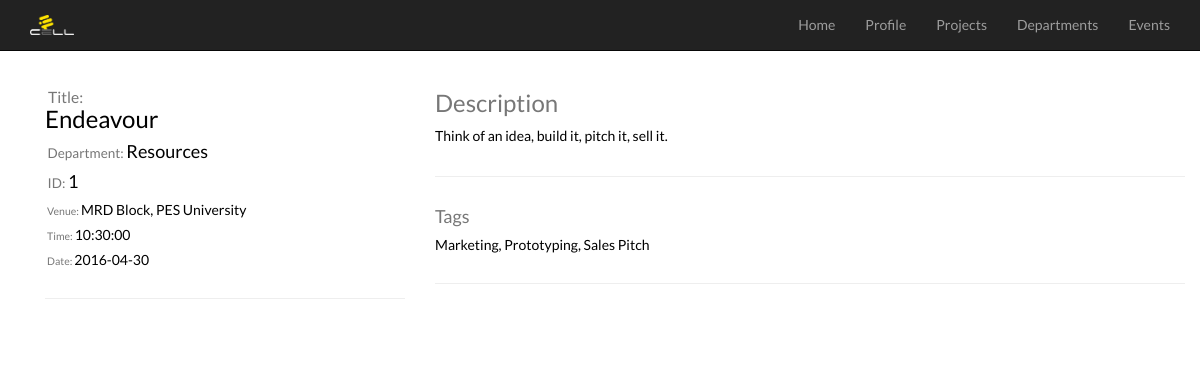
/event_profile.php?id=1, run on the app's committed database.
### tables this page shows
CREATE TABLE IF NOT EXISTS `events` (
  `ID` varchar(16) NOT NULL,
  `Title` varchar(45) DEFAULT NULL,
  `Description` varchar(255) DEFAULT NULL,
  `Dep_ID` varchar(16) DEFAULT NULL,
  `Venue` varchar(45) DEFAULT NULL,
  `Time` varchar(10) DEFAULT NULL,
  `Date` varchar(10) DEFAULT NULL,
  `Tag` varchar(45) DEFAULT NULL,
  `Status` varchar(45) DEFAULT NULL
);

CREATE TABLE IF NOT EXISTS `departments` (
  `ID` varchar(16) NOT NULL,
  `Name` varchar(45) DEFAULT NULL,
  `Description` varchar(255) NOT NULL
);

### event_profile.php (the view, shortened to what this page needs)
<html><head>
		<link href="bootstrap/css/bootstrap.min.css" rel="stylesheet">
		<link href="Nav_styles.css" rel="stylesheet" type="text/css">
        <?php
			$dbhost='localhost';
			$dbuser='sood' ;
			$dbpass='1234' ;
			$conn=mysql_connect($dbhost,$dbuser,$dbpass);
			$ev_sql="Select * from events where ID = '".$_GET[ "id"]. "'";
			$retval=mysql_query($ev_sql,$conn);
			$event=mysql_fetch_array($retval, MYSQL_ASSOC);
			$dep_sql="Select Name from departments where ID= '" .$event["Dep_ID"]. "'";
			$dep_res=mysql_query($dep_sql,$conn);
			$dep_row=mysql_fetch_array($dep_res,MYSQL_ASSOC);
			?>
    </head><body>
        <div class="navbar navbar-default navbar-fixed-top navbar-inverse">
            <div class="container">
                <div class="navbar-header">
                    <a class="navbar-brand"><img height="20" alt="Brand" src="ECell Logo White.png" class="center-block"></a>
                </div>
                <div class="collapse navbar-collapse" id="navbar-ex-collapse">
                    <ul class="nav navbar-nav navbar-right" id="nav-menu">
                        <li class="">
                            <a href="home.php">Home</a>
                        </li>
                        <li>
                            <a href=<?php echo '"profile.php?usn='.$_SESSION["usn"].'"'?>>Profile</a>
                        </li>
                        <li>
                            <a href="projectlist.php">Projects</a>
                        </li>
                        <li class="dropdown" id="nav-deps">
                            <a href="#" class="dropdown-toggle" data-toggle="dropdown" role="button" aria-expanded="false">Departments<br><i class="fa fa-caret-down"></i></a>
                        </li>
                        <li>
                            <a href="eventlist.php">Events</a>
                        </li>
                    </ul>
                </div>
            </div>
        </div>
        <div class="section">
            <div class="container">
                <div class="row">
                    <div class="col-md-12">
                        <div class="section">
                            <div class="container">
                                <div class="row">
                                    <div class="col-md-4" id="user-info">
                                        <div class="row">
                                            <div class="col-md-12">
                                                <h3 id="event-title"><small>&nbsp;Title: </small><br/><?php echo $event["Title"]?></h3>
												<h4 id="event-dep"><small>&nbsp;Department: </small><?php echo $dep_row[ "Name"];?></h4>
												<h4 id="event-id"><small>&nbsp;ID: </small><?php echo $event[ "ID"];?></h4>
                                                <h5 id="event-leader"><small>&nbsp;Venue: </small><?php echo $event["Venue"];?></h5>
                                                <h5 id="event-status"><small>&nbsp;Time: </small><?php echo $event[ "Time"];?></h5>
                                                <h5 id="event-mem-count"><small>&nbsp;Date: </small><?php echo $event["Date"];?></h5>
                                            </div>
                                        </div>
                                        <hr>
                                    </div>
                                    <div class="col-md-8">
                                        <div class="row">
                                            <div class="col-md-12">
												<h3 class="text-muted">Description</h3>
												<p>
												<?php
													echo $event["Description"];
												?>
												</p>
											</div>
										</div>
											<hr/>
                                        <div class="row">
                                            <div class="col-md-12">
                                                <h4 class="text-muted">Tags</h4>
												<h5> <?php echo $event["Tag"];?></h5>
                                            </div>
                                        </div>
											<hr/>
                                    </div>
                                </div>
                            </div>
                        </div>
                    </div>
                </div>
            </div>
        </div>
</body></html>

### data on the page
events: Title "Endeavour", ID "1", Venue "MRD Block, PES University", Time "10:30:00", Date "2016-04-30", Description "Think of an idea, build it, pitch it, sell it.", Tag "Marketing, Prototyping, Sales Pitch"
departments: Name "Resources"
